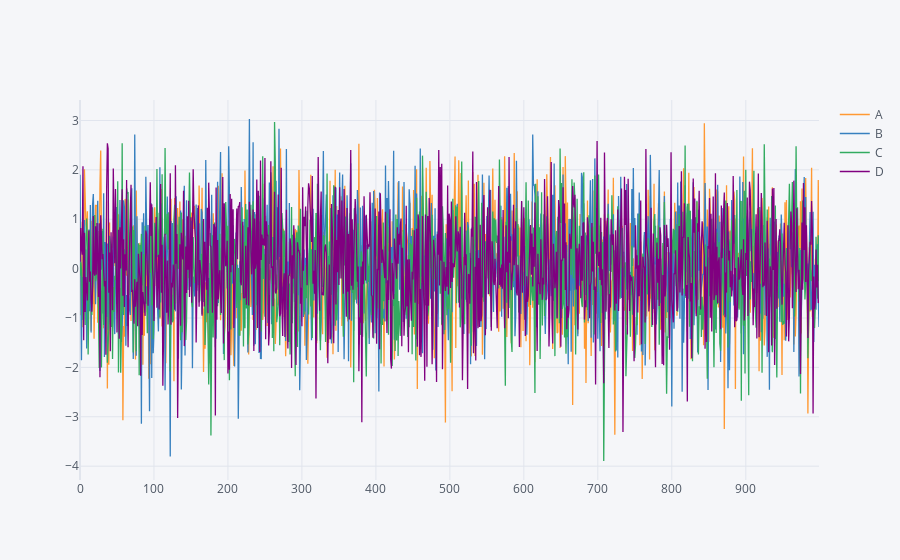

Notebook code for this chart:
### Code cell
df.iplot()
# You can do
# df.iplot(kind='scatter', x='A', y='B', mode='markers')

### Figure 1 — Plotly figure (JSON) as saved in the notebook; plotly's stock layout.template omitted (floating-point values rounded to 4 significant figures; data arrays with more than 128 entries replaced by an {"elided": "..."} marker saying what was removed)
{"data": [{"line": {"color": "rgba(255, 153, 51, 1.0)", "dash": "solid", "shape": "linear", "width": 1.3}, "mode": "lines", "name": "A", "text": "", "type": "scatter", "x": {"elided": "1000 int values"}, "y": {"elided": "1000 float values"}}, {"line": {"color": "rgba(55, 128, 191, 1.0)", "dash": "solid", "shape": "linear", "width": 1.3}, "mode": "lines", "name": "B", "text": "", "type": "scatter", "x": {"elided": "1000 int values"}, "y": {"elided": "1000 float values"}}, {"line": {"color": "rgba(50, 171, 96, 1.0)", "dash": "solid", "shape": "linear", "width": 1.3}, "mode": "lines", "name": "C", "text": "", "type": "scatter", "x": {"elided": "1000 int values"}, "y": {"elided": "1000 float values"}}, {"line": {"color": "rgba(128, 0, 128, 1.0)", "dash": "solid", "shape": "linear", "width": 1.3}, "mode": "lines", "name": "D", "text": "", "type": "scatter", "x": {"elided": "1000 int values"}, "y": {"elided": "1000 float values"}}], "layout": {"legend": {"bgcolor": "#F5F6F9", "font": {"color": "#4D5663"}}, "paper_bgcolor": "#F5F6F9", "plot_bgcolor": "#F5F6F9", "title": {"font": {"color": "#4D5663"}}, "xaxis": {"gridcolor": "#E1E5ED", "showgrid": true, "tickfont": {"color": "#4D5663"}, "title": {"font": {"color": "#4D5663"}, "text": ""}, "zerolinecolor": "#E1E5ED"}, "yaxis": {"gridcolor": "#E1E5ED", "showgrid": true, "tickfont": {"color": "#4D5663"}, "title": {"font": {"color": "#4D5663"}, "text": ""}, "zerolinecolor": "#E1E5ED"}}}
